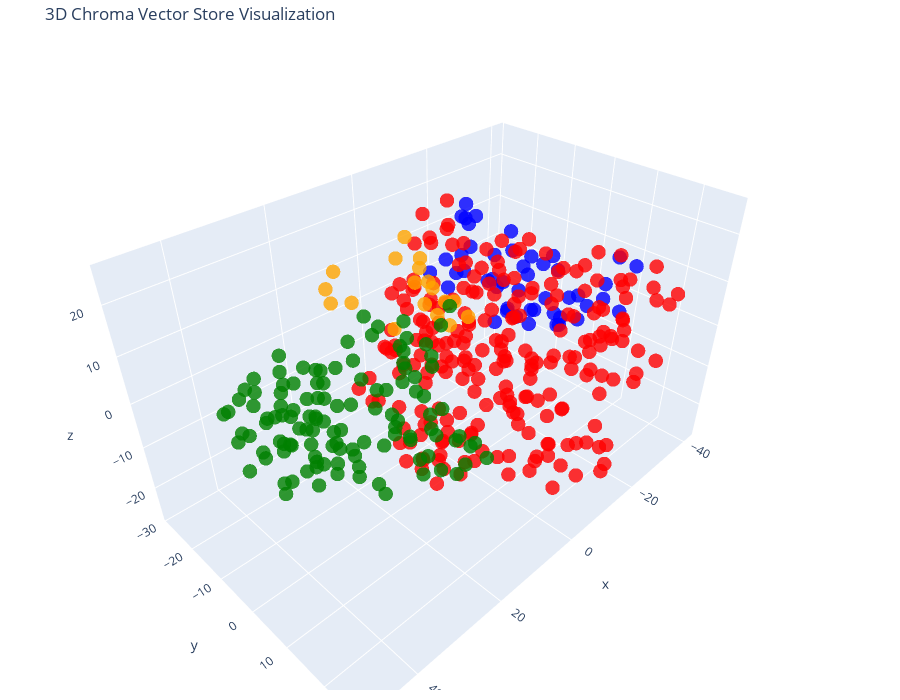

The cell this chart's notebook holds for it:
### Code cell
# Let's try 3D!

tsne = TSNE(n_components=3, random_state=42)
reduced_vectors = tsne.fit_transform(vectors)

# Create the 3D scatter plot
fig = go.Figure(data=[go.Scatter3d(
    x=reduced_vectors[:, 0],
    y=reduced_vectors[:, 1],
    z=reduced_vectors[:, 2],
    mode='markers',
    marker=dict(size=5, color=colors, opacity=0.8),
    text=[f"Type: {t}<br>Text: {d[:100]}..." for t, d in zip(doc_types, documents)],
    hoverinfo='text'
)])

fig.update_layout(
    title='3D Chroma Vector Store Visualization',
    scene=dict(xaxis_title='x', yaxis_title='y', zaxis_title='z'),
    width=900,
    height=700,
    margin=dict(r=20, b=10, l=10, t=40)
)

fig.show()

### Figure 1 — Plotly figure (JSON) as saved in the notebook; plotly's stock layout.template omitted (floating-point values rounded to 4 significant figures; data arrays with more than 128 entries replaced by an {"elided": "..."} marker saying what was removed)
{"data": [{"hoverinfo": "text", "marker": {"color": {"elided": "413 str values"}, "opacity": 0.8, "size": 5}, "mode": "markers", "text": {"elided": "413 str values"}, "type": "scatter3d", "x": {"elided": "413 float values"}, "y": {"elided": "413 float values"}, "z": {"elided": "413 float values"}}], "layout": {"height": 700, "margin": {"b": 10, "l": 10, "r": 20, "t": 40}, "scene": {"xaxis": {"title": {"text": "x"}}, "yaxis": {"title": {"text": "y"}}, "zaxis": {"title": {"text": "z"}}}, "title": {"text": "3D Chroma Vector Store Visualization"}, "width": 900}}
